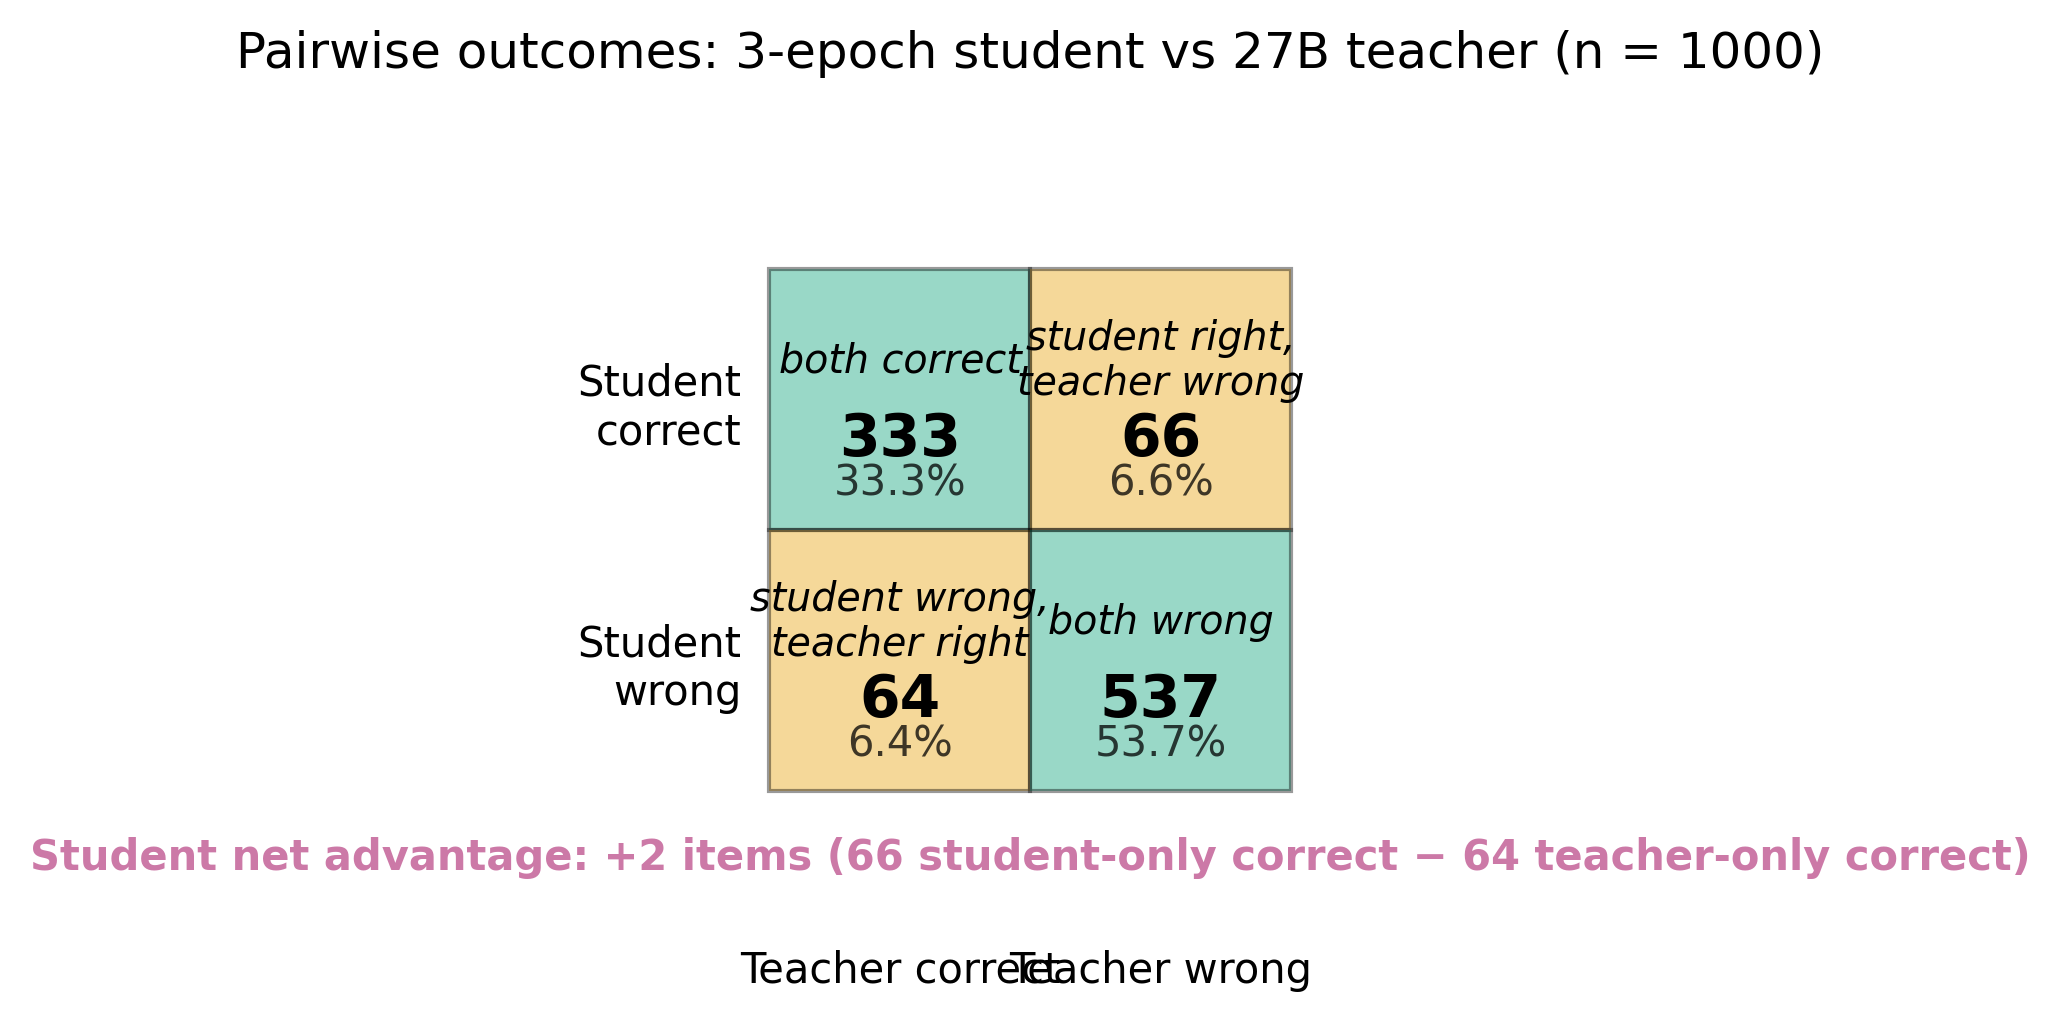

Here is the Python script that generated this plot:
"""F5 — Pairwise 2×2 outcome between 3-epoch student and 27B teacher.

Heatmap-style 2×2 grid (rows = student, columns = teacher; correct/wrong each).
Diagonals (agreement) green-tinted, off-diagonals (disagreement) orange-tinted.
Cells annotated with absolute count and % of n=1000. Net student-vs-teacher
advantage (+2 items) called out below the grid.

Source: predictions_test_trained_3ep.jsonl + predictions_test_teacher.jsonl
joined on qa_id. Target report section: §4.8, replaces Table 4.7.
"""
from __future__ import annotations

import sys
from pathlib import Path

import matplotlib.pyplot as plt
import numpy as np

sys.path.insert(0, str(Path(__file__).parent))
from _metric import is_correct, load_jsonl
from _style import COLORS, FIGSIZE_SINGLE, apply_style


ROOT = Path(__file__).parent.parent
STUDENT_FILE = ROOT / "predictions_test_trained_3ep.jsonl"
TEACHER_FILE = ROOT / "predictions_test_teacher.jsonl"
OUT = Path(__file__).parent / "F5_pairwise.png"


def main() -> None:
    apply_style()

    student = {r["qa_id"]: r for r in load_jsonl(STUDENT_FILE)}
    teacher = {r["qa_id"]: r for r in load_jsonl(TEACHER_FILE)}
    shared = sorted(set(student) & set(teacher))
    if len(shared) < 990:
        print(f"FAIL: too few shared qa_ids: {len(shared)}")
        sys.exit(1)

    both_correct = student_only = teacher_only = both_wrong = 0
    for qid in shared:
        sc = is_correct(student[qid]["student_text"], student[qid]["gold"])
        tc = is_correct(teacher[qid]["student_text"], teacher[qid]["gold"])
        if   sc and tc:           both_correct += 1
        elif sc and not tc:       student_only += 1
        elif not sc and tc:       teacher_only += 1
        else:                     both_wrong += 1

    n = len(shared)

    # Drift check (report values: 333 / 66 / 64 / 537)
    expected = (333, 66, 64, 537)
    actual = (both_correct, student_only, teacher_only, both_wrong)
    if any(abs(a - e) > 2 for a, e in zip(actual, expected)):
        print(f"FAIL: pairwise counts drifted. expected={expected} got={actual}")
        sys.exit(1)

    # Build the 2x2 grid (rows = student, cols = teacher)
    grid = np.array([[both_correct, student_only],
                     [teacher_only, both_wrong]])
    # Color matrix: green for diagonal (agreement), orange for off-diagonal
    colors = np.array([[COLORS["delta_pos"], COLORS["teacher"]],
                       [COLORS["teacher"],   COLORS["delta_pos"]]])

    fig, ax = plt.subplots(figsize=FIGSIZE_SINGLE)
    # Manual cell rendering
    for i in range(2):
        for j in range(2):
            count = grid[i, j]
            share = count / n
            ax.add_patch(plt.Rectangle((j, 1 - i), 1, 1,
                                       facecolor=colors[i, j],
                                       edgecolor="black", lw=1, alpha=0.40))
            label_count = f"{count}"
            label_share = f"{share*100:.1f}%"
            descriptors = [
                ["both correct",          "student right,\nteacher wrong"],
                ["student wrong,\nteacher right", "both wrong"],
            ]
            ax.text(j + 0.5, 1 - i + 0.65, descriptors[i][j],
                    ha="center", va="center", fontsize=9.5, fontstyle="italic")
            ax.text(j + 0.5, 1 - i + 0.35, label_count,
                    ha="center", va="center", fontsize=14, fontweight="bold")
            ax.text(j + 0.5, 1 - i + 0.18, label_share,
                    ha="center", va="center", fontsize=10, color="black", alpha=0.75)

    # Axis labels: student rows, teacher columns
    ax.set_xlim(-0.05, 2.05)
    ax.set_ylim(-0.55, 2.55)
    ax.set_xticks([0.5, 1.5])
    ax.set_xticklabels(["Teacher correct", "Teacher wrong"], fontsize=10)
    ax.set_yticks([1.5, 0.5])
    ax.set_yticklabels(["Student\ncorrect", "Student\nwrong"], fontsize=10)
    ax.tick_params(length=0)
    ax.set_aspect("equal")
    ax.grid(False)
    for spine in ax.spines.values():
        spine.set_visible(False)

    # Net advantage callout below the grid
    net = student_only - teacher_only
    sign = "+" if net >= 0 else ""
    ax.text(1, -0.30,
            f"Student net advantage: {sign}{net} items "
            f"({student_only} student-only correct − {teacher_only} teacher-only correct)",
            ha="center", fontsize=10, color=COLORS["highlight"], fontweight="bold")

    ax.set_title(f"Pairwise outcomes: 3-epoch student vs 27B teacher (n = {n})",
                 fontsize=12, pad=14)

    plt.tight_layout()
    plt.savefig(OUT)
    plt.close()

    print(f"F5: both_correct={both_correct}, student_only={student_only}, "
          f"teacher_only={teacher_only}, both_wrong={both_wrong}, "
          f"net=+{net}  [matches report: 333/66/64/537 ±2]")


if __name__ == "__main__":
    main()
